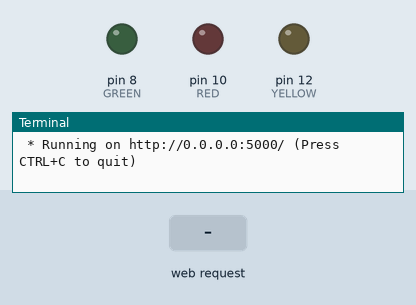
Bench run of a program on a simulated Raspberry Pi (header pin numbers). Parts: output pins drawn as LEDs (lit = HIGH), the last lines printed to the terminal. Inputs (shaded band) come from the test bench. Databases and web services accept everything at once and return nothing; the clock reads 2024-03-15 10:24:30 at power-on unless the program sets it.

Above: at 1.2 s.
1.3 s: HTTP request for /greenOn received
At 1.6 s:
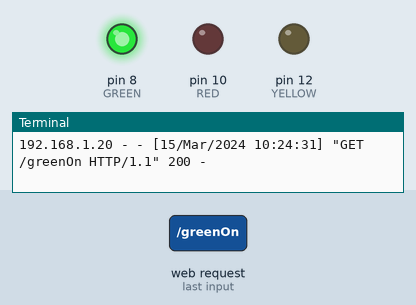
2.8 s: HTTP request for /redOn received
At 4.0 s:
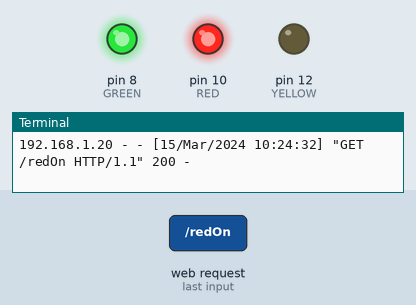
4.3 s: HTTP request for /yellowOn received
At 5.1 s:
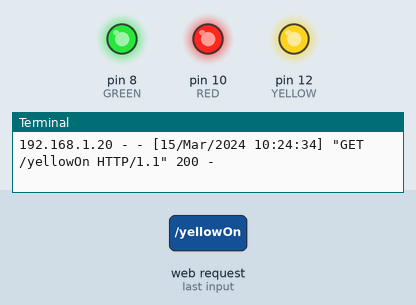
5.8 s: HTTP request for /greenOff received
At 6.2 s:
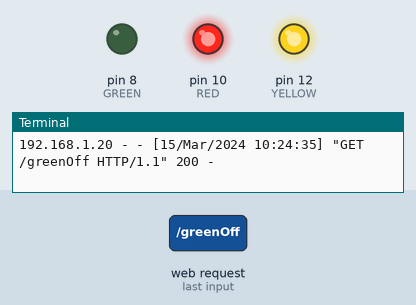
7.3 s: HTTP request for /redOff received
At 8.5 s:
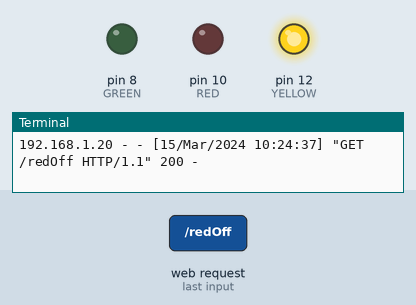
8.8 s: HTTP request for /greenOn received
At 9.7 s:
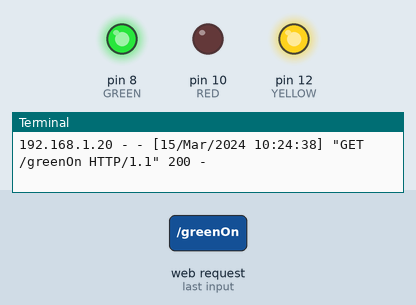
Timing chart, 0 to 11.3 s (numbered marks = the images above; inputs shaded):
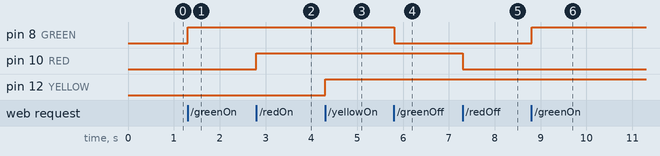

The program:

index.py
```python
from flask import Flask, request, render_template
import RPi.GPIO as GPIO
import db_model

app = Flask(__name__)
GPIO.setmode(GPIO.BOARD)

GREEN = 8
RED = 10
YELLOW = 12

GPIO.setup(GREEN, GPIO.OUT, initial=GPIO.LOW)
GPIO.setup(RED, GPIO.OUT, initial=GPIO.LOW)
GPIO.setup(YELLOW, GPIO.OUT, initial=GPIO.LOW)


@app.route("/")
def home():
    return render_template("index.html")

@app.route("/greenOn")
def led_green():
    try:
        GPIO.output(GREEN, GPIO.HIGH)
        return render_template("index.html")
    except:
        return "fail"

@app.route("/redOn")
def led_red():
    try:
        GPIO.output(RED, GPIO.HIGH)
        return render_template("index.html")
    except:
        return "fail"


@app.route("/yellowOn")
def led_yellow():
    try:
        GPIO.output(YELLOW, GPIO.HIGH)
        return render_template("index.html")
    except:
        return "fail"

@app.route("/greenOff")
def led_greenOff():
    try:
        GPIO.output(GREEN, GPIO.LOW)
        return render_template("index.html")
    except:
        return "fail"

@app.route("/redOff")
def led_redOff():
    try:
        GPIO.output(RED, GPIO.LOW)
        return render_template("index.html")
    except:
        return "fail"

@app.route("/yellowOff")
def led_yellowOff():
    try:
        GPIO.output(YELLOW, GPIO.LOW)
        return render_template("index.html")
    except:
        return "fail"

@app.route("/on")
def led_on():
    try:
        GPIO.output(GREEN, GPIO.HIGH)
        GPIO.output(RED, GPIO.HIGH)
        GPIO.output(YELLOW, GPIO.HIGH)
        return render_template("index.html")
    except:
        return "fail"

@app.route("/off")
def led_off():
    try:
        GPIO.output(GREEN, GPIO.LOW)
        GPIO.output(RED, GPIO.LOW)
        GPIO.output(YELLOW, GPIO.LOW)
        return render_template("index.html")
    except:
        return "fail"

if __name__ == "__main__":
    app.run(host="0.0.0.0")
```

db_model.py
```python
import pymysql

conn = pymysql.connect(host='localhost', user='root', password='q1w2e3', db='study')
cur = conn.cursor() #SQL 문을 실행하거나 실행된 결과를 돌려받는 통로

def add_status(status):
    cur.execute("insert into record_led(status) values('{0}')".format(status))
    conn.commit()
```

Measured:
- after the input at 1.3 s, pin 8 (GREEN): LOW → HIGH at once
- after the input at 2.8 s, pin 10 (RED): LOW → HIGH at once
- after the input at 4.3 s, pin 12 (YELLOW): LOW → HIGH at once
- after the input at 5.8 s, pin 8 (GREEN): HIGH → LOW at once
- after the input at 7.3 s, pin 10 (RED): HIGH → LOW at once
- after the input at 8.8 s, pin 8 (GREEN): LOW → HIGH at once
